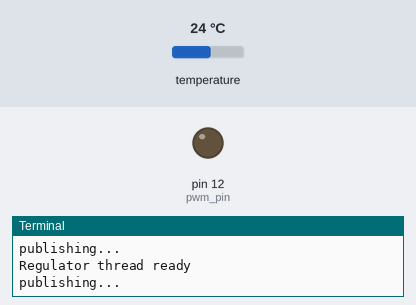
Simulated run of this program. Board: Raspberry Pi (header pin numbers). Parts: output pins drawn as LEDs (lit = HIGH), the last lines printed to the terminal. The inputs (shaded band) are chosen by the test bench; at power-on: temperature 24 °C. No MQTT or app messages arrive unless stated; threads take turns every 2 ms.

Above: at 1.3 s.
1.4 s: temperature set to 12 °C
At 2.9 s:
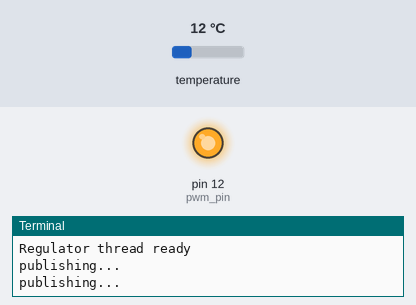
3.6 s: temperature set to 19 °C
At 4.6 s:
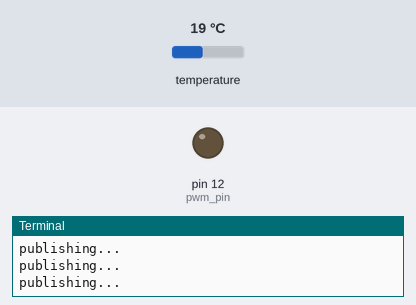
7.6 s: temperature set to 12 °C
Timing chart, 0 to 10.6 s (numbered marks = the images above; inputs shaded):
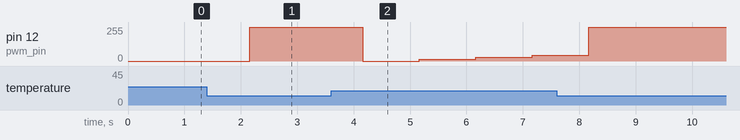

The program:

main.py
```python
import paho.mqtt.client as mqtt
from threading import Thread
from json import loads, dumps
from time import sleep
import RPi.GPIO as GPIO
from bmp280 import BMP280
try:
    from smbus2 import SMBus
except ImportError:
    from smbus import SMBus

def main():
    sim_config = {
        'tp': 1.0, # s
        'temp_set': 22.0, # deg
        'u_sat': 1,
        'kp': 0.6413,
        'ti': 35.3150
    }

    prev_sim_vals = {
        'e(n-1)': 0,
        'u(n-1)': 0
    }

    mqtt_config = {
        'hostname': 'localhost',
        'set_topic': 'uC/set',
        'get_topic': 'uC/get',
        'port': 1883,
        'keep_alive': 60
    }

    sens_values = {
        'temp': None
    }

    # hardware
    bus = SMBus(1)
    bmp280 = BMP280(i2c_dev=bus)
    print("BMP280 ready")

    GPIO.setmode(GPIO.BOARD)
    GPIO.setwarnings(False)
    pwm_pin = 12
    GPIO.setup(pwm_pin, GPIO.OUT)
    pwm = GPIO.PWM(pwm_pin, 1000)
    pwm.start(0)
    print("PWM ready")
    #

    def on_message(client, userdata, msg):
        # parse message format:
        #
        # {
        #   "uset": <float>
        # }
        #
        # update values
        parsed_msg = loads(msg.payload)
        print(parsed_msg)
        if parsed_msg['temp_set'] is not None:
            sim_config['temp_set'] = parsed_msg['temp_set']


    def pub_thread_fn():
        print("Publishing thread ready")
        while True:
            # publish current sensor values in format:
            #
            # {
            #   "temp_set": <float>,
            #   "temp": <float>,
            # }
            #
            client.publish("uC/get", dumps({
                'temp_set': sim_config['temp_set'],
                'temp': sens_values['temp']
            }))
            print("publishing...")
            sleep(sim_config['tp'])

    def update_sensor_data():
        # read sensor data and save to sens_values
        sens_values['temp'] = bmp280.get_temperature()

    def reg_thread_fn():
        print("Regulator thread ready")
        while True:
            # update sensor data
            update_sensor_data()

            # get saved values
            Et = sim_config['temp_set'] - sens_values['temp']
            Kp = sim_config['kp']
            Tp = sim_config['tp']
            Ti = sim_config['ti']
            Ut_prev = prev_sim_vals['u(n-1)']
            Et_prev = prev_sim_vals['e(n-1)']

            # calculate new U
            Ut = Ut_prev + Kp * (1 + Tp/Ti) * Et - Kp * Et_prev
            # saturation
            Ut = max(min(Ut, sim_config['u_sat']), 0)
            # set PWM duty
            pwm.ChangeDutyCycle(Ut*100)

            # set prev
            prev_sim_vals['e(n-1)'] = Et
            prev_sim_vals['u(n-1)'] = Ut

            # wait for tp time
            sleep(sim_config['tp'])

    client = mqtt.Client()
    client.on_message = on_message
    client.connect(mqtt_config['hostname'], mqtt_config['port'], mqtt_config['keep_alive'])
    client.subscribe(mqtt_config['set_topic'])
    print("MQTT client ready")

    # update sensor data before reg start
    update_sensor_data()

    thread_pool = [Thread(target=pub_thread_fn), Thread(target=reg_thread_fn)]
    for th in thread_pool:
        th.start()

    client.loop_forever()

if __name__ == '__main__':
    main()
```

Measured:
- after the input at 1.4 s, pin 12 (pwm_pin): 0/255 → 255/255 after 0.76 s
- after the input at 3.6 s, pin 12 (pwm_pin): 255/255 → 0/255 after 0.56 s, → 14/255 1.0 s later, → 28/255 1.0 s later, → 42/255 1.0 s later
